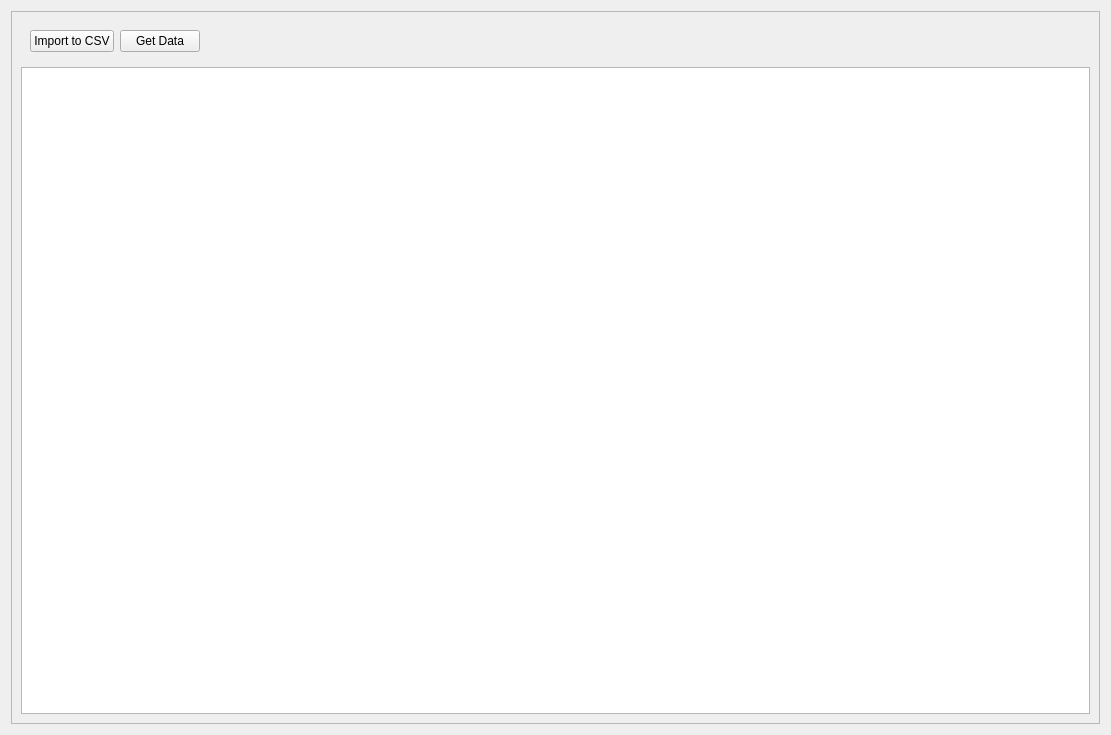
<?xml version="1.0" encoding="UTF-8"?>
<ui version="4.0">
 <class>Form</class>
 <widget class="QWidget" name="Form">
  <property name="geometry">
   <rect>
    <x>0</x>
    <y>0</y>
    <width>1111</width>
    <height>735</height>
   </rect>
  </property>
  <property name="windowTitle">
   <string>Report daily</string>
  </property>
  <layout class="QGridLayout" name="gridLayout">
   <item row="0" column="0">
    <widget class="QFrame" name="frame_2">
     <property name="frameShape">
      <enum>QFrame::StyledPanel</enum>
     </property>
     <property name="frameShadow">
      <enum>QFrame::Raised</enum>
     </property>
     <layout class="QVBoxLayout" name="verticalLayout">
      <item alignment="Qt::AlignLeft">
       <widget class="QWidget" name="widget" native="true">
        <layout class="QHBoxLayout" name="horizontalLayout">
         <item>
          <widget class="QPushButton" name="pushButton">
           <property name="text">
            <string>Import to CSV</string>
           </property>
          </widget>
         </item>
         <item>
          <widget class="QPushButton" name="btn_get_data">
           <property name="text">
            <string>Get Data</string>
           </property>
          </widget>
         </item>
        </layout>
       </widget>
      </item>
      <item>
       <widget class="QTableView" name="tableView"/>
      </item>
     </layout>
    </widget>
   </item>
  </layout>
 </widget>
 <resources/>
 <connections/>
</ui>
